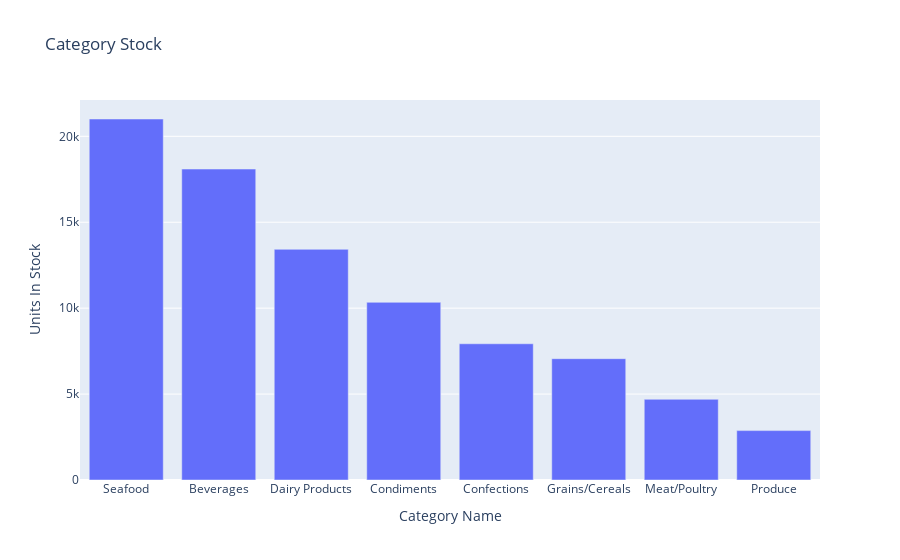

The notebook cell saved with this chart:
### Code cell
px.bar(catinstock, x='CategoryName', y='UnitsInStock', title='Category Stock', labels={'CategoryName':'Category Name', 'UnitsInStock':'Units In Stock'})

### Figure 1 — Plotly figure (JSON) as saved in the notebook; plotly's stock layout.template omitted (floating-point values rounded to 4 significant figures)
{"data": [{"alignmentgroup": "True", "hovertemplate": "Category Name=%{x}<br>Units In Stock=%{y}<extra></extra>", "legendgroup": "", "marker": {"color": "#636efa", "pattern": {"shape": ""}}, "name": "", "offsetgroup": "", "orientation": "v", "showlegend": false, "textposition": "auto", "type": "bar", "x": ["Seafood", "Beverages", "Dairy Products", "Condiments", "Confections", "Grains/Cereals", "Meat/Poultry", "Produce"], "xaxis": "x", "y": [21008, 18096, 13424, 10340, 7927, 7060, 4696, 2875], "yaxis": "y"}], "layout": {"barmode": "relative", "legend": {"tracegroupgap": 0}, "title": {"text": "Category Stock"}, "xaxis": {"anchor": "y", "domain": [0, 1], "title": {"text": "Category Name"}}, "yaxis": {"anchor": "x", "domain": [0, 1], "title": {"text": "Units In Stock"}}}}
